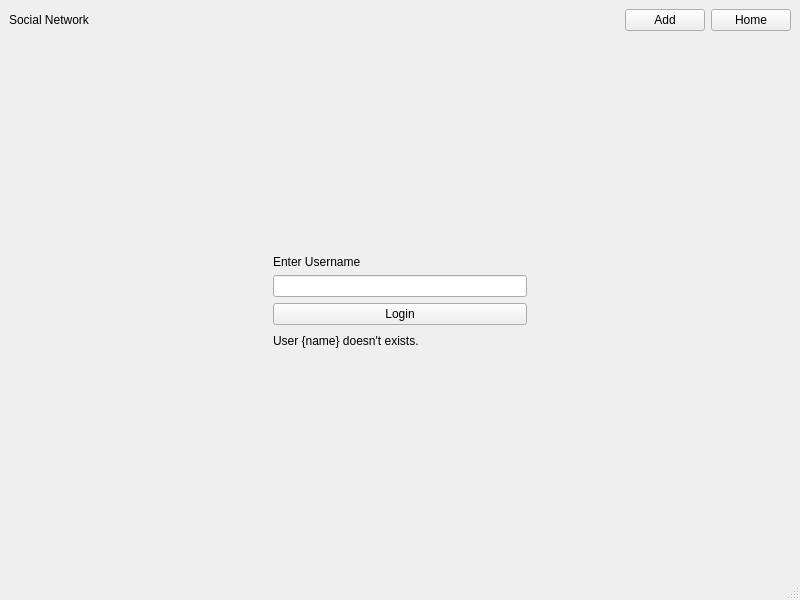
<?xml version="1.0" encoding="UTF-8"?>
<ui version="4.0">
 <class>SocialNetworkWindow</class>
 <widget class="QMainWindow" name="SocialNetworkWindow">
  <property name="geometry">
   <rect>
    <x>0</x>
    <y>0</y>
    <width>800</width>
    <height>600</height>
   </rect>
  </property>
  <property name="windowTitle">
   <string>ClickGameWindow</string>
  </property>
  <widget class="QWidget" name="centralwidget">
   <layout class="QGridLayout" name="gridLayout">
    <item row="0" column="0">
     <layout class="QHBoxLayout" name="horizontalLayout_2">
      <item>
       <widget class="QLabel" name="label">
        <property name="text">
         <string>Social Network</string>
        </property>
       </widget>
      </item>
      <item>
       <spacer name="horizontalSpacer_3">
        <property name="orientation">
         <enum>Qt::Horizontal</enum>
        </property>
        <property name="sizeHint" stdset="0">
         <size>
          <width>40</width>
          <height>20</height>
         </size>
        </property>
       </spacer>
      </item>
      <item>
       <widget class="QPushButton" name="profile_add">
        <property name="text">
         <string>Add</string>
        </property>
       </widget>
      </item>
      <item>
       <widget class="QPushButton" name="profile_home">
        <property name="text">
         <string>Home</string>
        </property>
       </widget>
      </item>
     </layout>
    </item>
    <item row="1" column="0">
     <widget class="QStackedWidget" name="main_view">
      <widget class="QWidget" name="loginpage">
       <layout class="QGridLayout" name="gridLayout_2">
        <item row="0" column="1">
         <spacer name="login_space_top">
          <property name="orientation">
           <enum>Qt::Vertical</enum>
          </property>
          <property name="sizeHint" stdset="0">
           <size>
            <width>20</width>
            <height>193</height>
           </size>
          </property>
         </spacer>
        </item>
        <item row="1" column="1">
         <widget class="QLabel" name="login_label">
          <property name="text">
           <string>Enter Username</string>
          </property>
         </widget>
        </item>
        <item row="2" column="1">
         <widget class="QLineEdit" name="login_input">
          <property name="text">
           <string/>
          </property>
         </widget>
        </item>
        <item row="3" column="1">
         <widget class="QPushButton" name="login_button">
          <property name="enabled">
           <bool>true</bool>
          </property>
          <property name="text">
           <string>Login</string>
          </property>
         </widget>
        </item>
        <item row="4" column="0">
         <spacer name="login_space_left">
          <property name="orientation">
           <enum>Qt::Horizontal</enum>
          </property>
          <property name="sizeHint" stdset="0">
           <size>
            <width>212</width>
            <height>20</height>
           </size>
          </property>
         </spacer>
        </item>
        <item row="4" column="1">
         <widget class="QLabel" name="login_error">
          <property name="text">
           <string>User {name} doesn't exists.</string>
          </property>
         </widget>
        </item>
        <item row="4" column="2">
         <spacer name="login_space_right">
          <property name="orientation">
           <enum>Qt::Horizontal</enum>
          </property>
          <property name="sizeHint" stdset="0">
           <size>
            <width>212</width>
            <height>20</height>
           </size>
          </property>
         </spacer>
        </item>
        <item row="5" column="1">
         <spacer name="login_space_bot">
          <property name="orientation">
           <enum>Qt::Vertical</enum>
          </property>
          <property name="sizeHint" stdset="0">
           <size>
            <width>20</width>
            <height>193</height>
           </size>
          </property>
         </spacer>
        </item>
       </layout>
      </widget>
      <widget class="QWidget" name="profilepage">
       <layout class="QGridLayout" name="gridLayout_3">
        <item row="1" column="0">
         <layout class="QHBoxLayout" name="name_div">
          <item>
           <spacer name="profile_name_pad_left">
            <property name="orientation">
             <enum>Qt::Horizontal</enum>
            </property>
            <property name="sizeHint" stdset="0">
             <size>
              <width>40</width>
              <height>20</height>
             </size>
            </property>
           </spacer>
          </item>
          <item>
           <widget class="QLabel" name="profile_label">
            <property name="text">
             <string>My Profile</string>
            </property>
           </widget>
          </item>
          <item>
           <spacer name="profile_name_pad_right">
            <property name="orientation">
             <enum>Qt::Horizontal</enum>
            </property>
            <property name="sizeHint" stdset="0">
             <size>
              <width>40</width>
              <height>20</height>
             </size>
            </property>
           </spacer>
          </item>
         </layout>
        </item>
        <item row="5" column="0">
         <spacer name="verticalSpacer">
          <property name="orientation">
           <enum>Qt::Vertical</enum>
          </property>
          <property name="sizeHint" stdset="0">
           <size>
            <width>20</width>
            <height>40</height>
           </size>
          </property>
         </spacer>
        </item>
        <item row="2" column="0">
         <layout class="QHBoxLayout" name="horizontalLayout">
          <item>
           <layout class="QVBoxLayout" name="verticalLayout">
            <item>
             <widget class="QLabel" name="label_2">
              <property name="text">
               <string>Friends</string>
              </property>
             </widget>
            </item>
            <item>
             <widget class="QTableWidget" name="profile_friends_table">
              <property name="sizePolicy">
               <sizepolicy hsizetype="Minimum" vsizetype="Expanding">
                <horstretch>0</horstretch>
                <verstretch>0</verstretch>
               </sizepolicy>
              </property>
              <property name="acceptDrops">
               <bool>false</bool>
              </property>
              <property name="autoFillBackground">
               <bool>true</bool>
              </property>
              <property name="sizeAdjustPolicy">
               <enum>QAbstractScrollArea::AdjustToContents</enum>
              </property>
              <property name="autoScrollMargin">
               <number>16</number>
              </property>
              <property name="showDropIndicator" stdset="0">
               <bool>true</bool>
              </property>
              <property name="dragDropOverwriteMode">
               <bool>false</bool>
              </property>
              <property name="showGrid">
               <bool>true</bool>
              </property>
              <property name="gridStyle">
               <enum>Qt::SolidLine</enum>
              </property>
              <property name="wordWrap">
               <bool>false</bool>
              </property>
              <property name="rowCount">
               <number>12</number>
              </property>
              <property name="columnCount">
               <number>1</number>
              </property>
              <row/>
              <row/>
              <row/>
              <row/>
              <row/>
              <row/>
              <row/>
              <row/>
              <row/>
              <row/>
              <row/>
              <row/>
              <column/>
             </widget>
            </item>
            <item>
             <widget class="QLabel" name="profile_suggested_lable">
              <property name="text">
               <string>Suggested Friends</string>
              </property>
             </widget>
            </item>
            <item>
             <widget class="QTableWidget" name="profile_suggested_table">
              <property name="sizePolicy">
               <sizepolicy hsizetype="Ignored" vsizetype="Fixed">
                <horstretch>0</horstretch>
                <verstretch>0</verstretch>
               </sizepolicy>
              </property>
              <property name="lineWidth">
               <number>1</number>
              </property>
              <property name="rowCount">
               <number>5</number>
              </property>
              <property name="columnCount">
               <number>1</number>
              </property>
              <row/>
              <row/>
              <row/>
              <row/>
              <row/>
              <column/>
             </widget>
            </item>
           </layout>
          </item>
          <item>
           <widget class="QListView" name="profile_post_list">
            <property name="sizePolicy">
             <sizepolicy hsizetype="Expanding" vsizetype="Minimum">
              <horstretch>0</horstretch>
              <verstretch>0</verstretch>
             </sizepolicy>
            </property>
            <property name="font">
             <font>
              <pointsize>23</pointsize>
             </font>
            </property>
            <property name="wordWrap">
             <bool>true</bool>
            </property>
           </widget>
          </item>
         </layout>
        </item>
       </layout>
      </widget>
     </widget>
    </item>
   </layout>
  </widget>
  <widget class="QMenuBar" name="menubar">
   <property name="geometry">
    <rect>
     <x>0</x>
     <y>0</y>
     <width>800</width>
     <height>19</height>
    </rect>
   </property>
  </widget>
  <widget class="QStatusBar" name="statusbar"/>
 </widget>
 <resources/>
 <connections/>
 <slots>
  <slot>login()</slot>
 </slots>
</ui>
